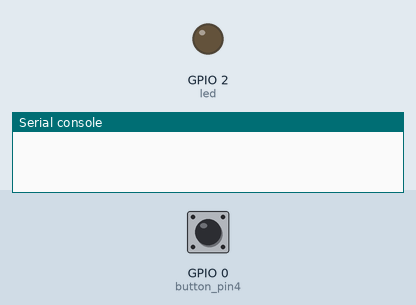
Bench run of a program on a simulated ESP32 board running MicroPython. Shown: output pins drawn as LEDs (lit = HIGH), the last lines printed to the serial console. The inputs (shaded band) are chosen by the test bench; at power-on: GPIO 0 (button_pin4) HIGH.

Above: at 1.2 s.
1.3 s: GPIO 0 (button_pin4) pulled LOW for 0.15 s
At 1.7 s:
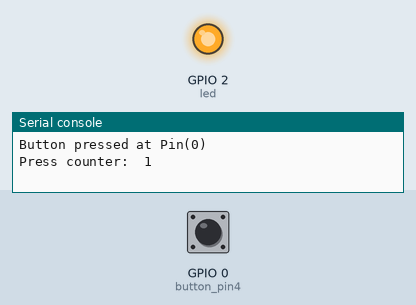
Timing chart, 0 to 4.3 s (numbered marks = the images above; inputs shaded):
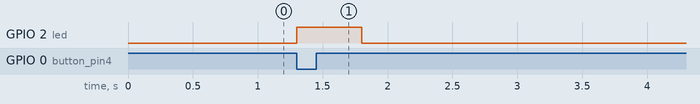

Measured:
- after the input at 1.3 s, GPIO 2 (led): LOW → HIGH at once, → LOW 0.50 s later

The program:

led1.py
```python
from machine import Pin, disable_irq, enable_irq
from time import sleep_ms
led = Pin(2, Pin.OUT)    # create output pin on GPIO21
button_pin4 = Pin(0, Pin.IN, Pin.PULL_UP)
button_pressed = False
press_counter = 0
def button_pressed_isr(pin):
    state = disable_irq()
    global button_pressed
    global button_pin
    global press_counter
    button_pressed = True
    button_pin     = pin
    press_counter  = press_counter + 1
    enable_irq(state)

button_pin4.irq(trigger=Pin.IRQ_FALLING, handler=button_pressed_isr)

while True:
    if button_pressed == True:
        button_pressed = False
        led.on()
        print("Button pressed at", button_pin)
        print("Press counter: ", press_counter)
        press_counter = 0
        sleep_ms(500)
    else:
        led.off()
```
